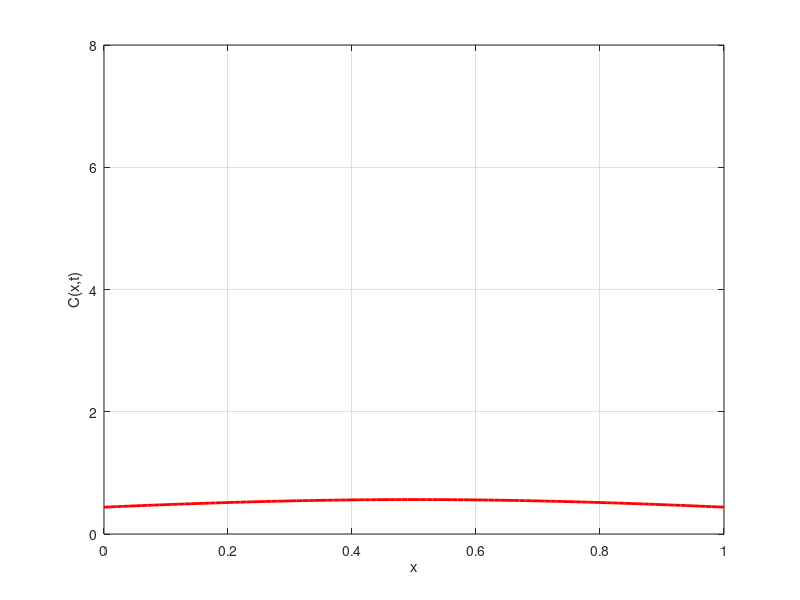

Source code (MATLAB):
clear all; close all;
D= 0.00005; nu=0.5; sigma= 0.05;
numx=101; dx=1/(numx-1); x=0:dx:1;
numt=7001; dt=1.0;
t(1) = 0; 
for j=1:numt
  t(j+1) = t(j)+dt;
end
[X,T]=meshgrid(x,t);
C=(exp(-((X-nu).^2)./((T.*(4*D)+2*sigma^2)))./(sqrt(pi*((T.*(4*D))+2*sigma^2))));
figure(1)
for j=1:10:5000;
  plot(x,C(j,:),'-r','Linewidth',2);
  axis([0 1 0 8]); grid on; xlabel('x'); ylabel('C(x,t)');
  grid on; drawnow
end
% en matlab para animar:
%VideoWriter('DiffusionPerfilDifFinitas.mp4','MPEG-4');
%open(vidfile);
%for j=1:numt
%   t(j+1)=t(j)+dt;
%    for i=2:numx-1
%        c(i,j+1) = c(i,j) + D*(dt/dx^2)*(c(i+1,j)-2*c(i,j)+c(i-1,j));                                                       %+2*(dt)*(D1*c(i,j));
%    end
%    plot(x,c(:,j),'-r','LineWidth',2); 
%    axis([0 1 0 8]); grid on; xlabel('x'); ylabel('C(x,t)');grid on;
%    F(j) = getframe(gcf); writeVideo(vidfile,F(j));drawnow;
%end
%close(vidfile);
